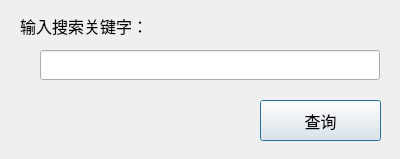
<?xml version="1.0" encoding="UTF-8"?>
<ui version="4.0">
 <class>SearchDialog</class>
 <widget class="QDialog" name="SearchDialog">
  <property name="geometry">
   <rect>
    <x>0</x>
    <y>0</y>
    <width>400</width>
    <height>159</height>
   </rect>
  </property>
  <property name="maximumSize">
   <size>
    <width>400</width>
    <height>300</height>
   </size>
  </property>
  <property name="font">
   <font>
    <family>Noto Sans CJK SC Regular</family>
    <pointsize>12</pointsize>
   </font>
  </property>
  <property name="windowTitle">
   <string>搜索关键字</string>
  </property>
  <widget class="QPushButton" name="pushButton">
   <property name="geometry">
    <rect>
     <x>260</x>
     <y>100</y>
     <width>121</width>
     <height>41</height>
    </rect>
   </property>
   <property name="text">
    <string>查询</string>
   </property>
  </widget>
  <widget class="QLabel" name="tipLabel">
   <property name="geometry">
    <rect>
     <x>20</x>
     <y>10</y>
     <width>161</width>
     <height>31</height>
    </rect>
   </property>
   <property name="text">
    <string>输入搜索关键字：</string>
   </property>
  </widget>
  <widget class="QLineEdit" name="lineEdit">
   <property name="geometry">
    <rect>
     <x>40</x>
     <y>50</y>
     <width>340</width>
     <height>30</height>
    </rect>
   </property>
  </widget>
 </widget>
 <resources/>
 <connections/>
</ui>
